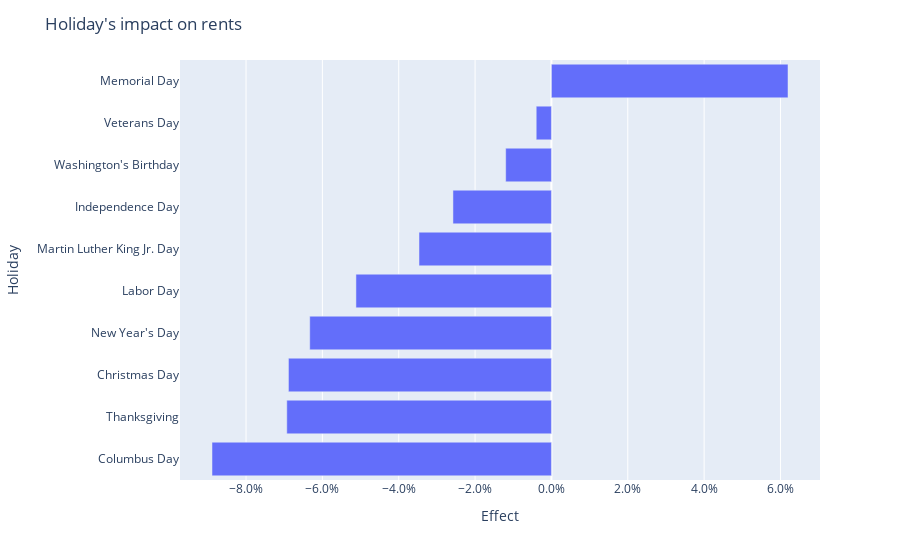

Notebook source saved alongside this figure:
### Code cell
fig = px.bar(holiday_effect.sort_values(by='Effect'), x='Effect', y='Holiday')
fig.update_layout(xaxis_tickformat='.1%', title="Holiday's impact on rents")
fig.show()

### Figure 1 — Plotly figure (JSON) as saved in the notebook; plotly's stock layout.template omitted (floating-point values rounded to 4 significant figures)
{"data": [{"alignmentgroup": "True", "hovertemplate": "Effect=%{x}<br>Holiday=%{y}<extra></extra>", "legendgroup": "", "marker": {"color": "#636efa"}, "name": "", "offsetgroup": "", "orientation": "h", "showlegend": false, "textposition": "auto", "type": "bar", "x": [-0.08892, -0.06932, -0.06889, -0.06331, -0.05121, -0.03469, -0.0258, -0.01198, -0.003981, 0.06198], "xaxis": "x", "y": ["Columbus Day", "Thanksgiving", "Christmas Day", "New Year's Day", "Labor Day", "Martin Luther King Jr. Day", "Independence Day", "Washington's Birthday", "Veterans Day", "Memorial Day"], "yaxis": "y"}], "layout": {"autosize": true, "barmode": "relative", "legend": {"tracegroupgap": 0}, "margin": {"t": 60}, "title": {"text": "Holiday's impact on rents"}, "xaxis": {"anchor": "y", "autorange": true, "domain": [0, 1], "range": [-0.0973, 0.07036], "tickformat": ".1%", "title": {"text": "Effect"}, "type": "linear"}, "yaxis": {"anchor": "x", "autorange": true, "domain": [0, 1], "range": [-0.5, 9.5], "title": {"text": "Holiday"}, "type": "category"}}}
